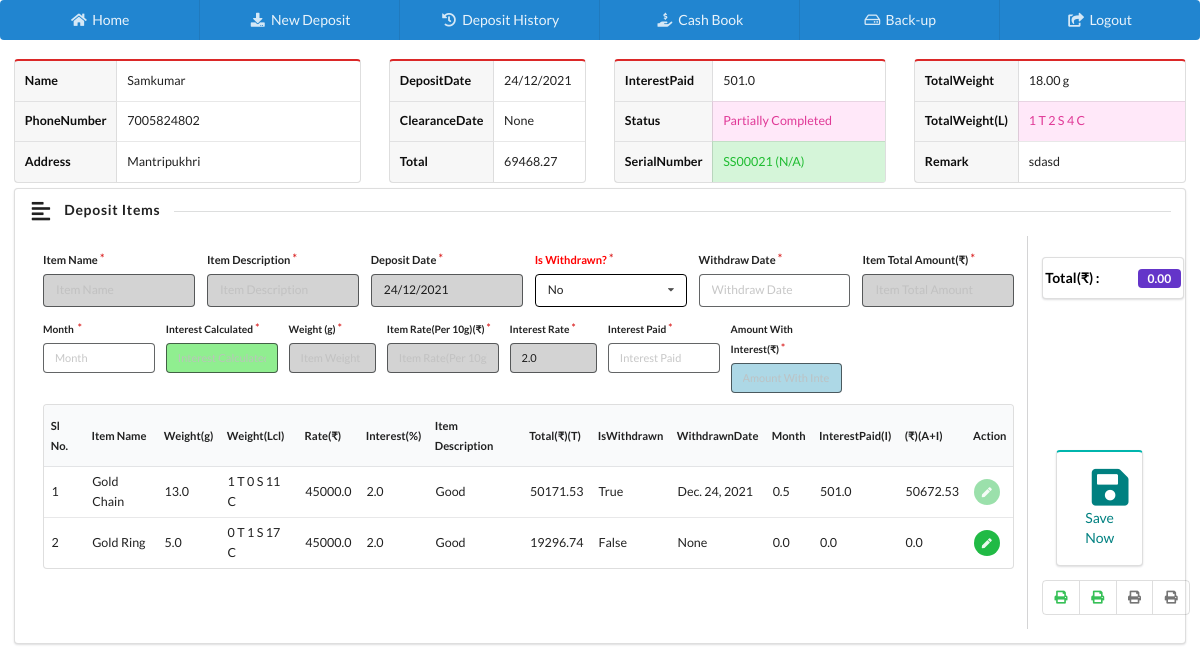
Before: /deposit_detail/21/ (signed in) with the older database file.
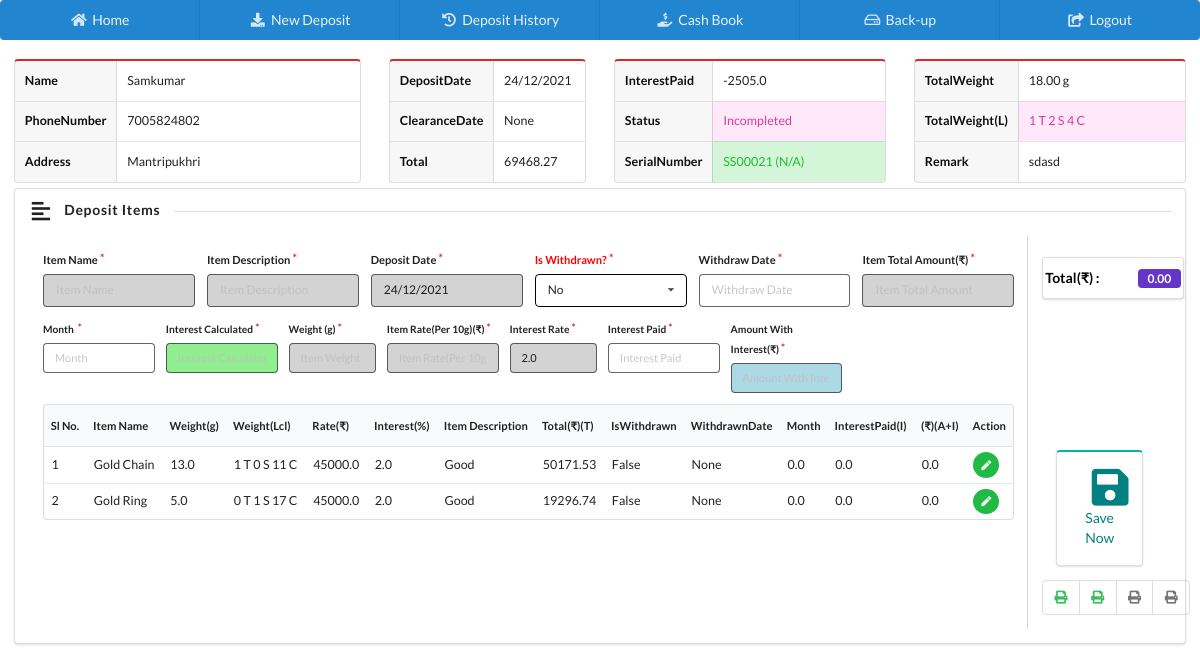
After: the same page with the newer database file.
### home/models.py (models this page shows, shortened)
class Deposit(models.Model):
    depositSerialID = models.CharField(max_length=200, blank=True, null=True)
    oldID = models.CharField(max_length=200, blank=True, null=True)
    customerName = models.CharField(max_length=200, blank=True, null=True)
    phone = models.CharField(max_length=20, blank=True, null=True)
    address = models.TextField(blank=True, null=True)
    depositDate = models.DateField(blank=True, null=True)
    statusID = models.ForeignKey(Status, blank=True, null=True, on_delete=models.CASCADE)
    totalAmount = models.FloatField(default=0.0)
    totalAmountPaid = models.FloatField(default=0.0)
    totalInterestPaid = models.FloatField(default=0.0)
    clearanceDate = models.DateField(blank=True, null=True)
    totalWeight = models.CharField(max_length=200, blank=True, null=True)
    totalWeightL = models.CharField(max_length=200, blank=True, null=True)
    remark = models.TextField(blank=True, null=True)
    isDeleted = models.BooleanField(default=False)
    datetime = models.DateTimeField(auto_now_add=True, auto_now=False)
    lastUpdatedOn = models.DateTimeField(auto_now_add=False, auto_now=True)
    class Meta:
        verbose_name_plural = 'B) Deposit List'

class Status(models.Model):
    name = models.CharField(max_length=200, blank=True, null=True)
    isDeleted = models.BooleanField(default=False)
    datetime = models.DateTimeField(auto_now_add=True, auto_now=False)
    lastUpdatedOn = models.DateTimeField(auto_now_add=False, auto_now=True)
    def __str__(self):
        return self.name
    class Meta:
        verbose_name_plural = 'A) Status List'

class DepositItem(models.Model):
    depositID = models.ForeignKey(Deposit, blank=True, null=True, on_delete=models.CASCADE)
    itemName = models.CharField(max_length=300, blank=True, null=True)
    weight = models.FloatField(default=0.0)
    tola =  models.IntegerField(default=0)
    san =  models.IntegerField(default=0)
    chaning =  models.IntegerField(default=0)
    itemRatePerTenGram = models.FloatField(default=0.0)
    interestRate = models.FloatField(default=0.0)
    description = models.TextField(blank=True, null=True)
    itemAmount = models.FloatField(default=0.0)
    isWithdrawn = models.BooleanField(default=False)
    withdrawalDate = models.DateField(blank=True, null=True)
    interestPaid = models.FloatField(default=0.0)
    total = models.FloatField(default=0.0)
    month = models.FloatField(default=0.0)
    isDeleted = models.BooleanField(default=False)
    datetime = models.DateTimeField(auto_now_add=True, auto_now=False)
    lastUpdatedOn = models.DateTimeField(auto_now_add=False, auto_now=True)
    class Meta:
        verbose_name_plural = 'C) Deposit Item List'

### home/views.py (the view)
# urls.py: path('deposit_detail/<int:id>/', deposit_detail, name='deposit_detail'),
@is_activated()
def deposit_detail(request, id=None):
    if request.user.is_authenticated:
        instance = get_object_or_404(Deposit, id=int(id))
        items = DepositItem.objects.filter(depositID_id=instance.pk)
        context = {
            'instance': instance,
            'items': items
        }
        return render(request, 'home/depositDetail.html', context)
    else:
        return redirect('homeApp:loginPage')

### activation/views.py (called while the page is built)
def is_activated():
    def _is_activated(view_func):
        @wraps(view_func)
        def wrapper(request, *args, **kwargs):
            try:
                val = Validity.objects.last()
                if val.expiryDate < datetime.today().date():
                    return redirect('/activate/')
                return view_func(request, *args, **kwargs)
            except:
                return view_func(request, *args, **kwargs)
        return wrapper
    return _is_activated

### home/templates/home/depositDetail.html (shortened to what the changed rows need)
{% extends 'home/index.html' %}
{% block body %}
    <div class="ui padded grid">
        <div class="row" style="padding-bottom: 5px!important;padding-top: 5px!important;">
            <div class="five wide column">
                <table class="ui red definition table">
                    <tbody>
                    <tr>
                        <td class="two wide column">Name</td>
                        <td id="Name">{{ instance.customerName }}</td>
                    </tr>
                    <tr>
                        <td>PhoneNumber</td>
                        <td id="Phone">{{ instance.phone }}</td>
                    </tr>
                    <tr>
                        <td>Address</td>
                        <td id="Address">{{ instance.address }}</td>
                    </tr>
                    </tbody>
                </table>
            </div>
            <div class="three wide column">
                <table class="ui red definition table">
                    <tbody>
                    <tr>
                        <td class="two wide column">DepositDate</td>
                        <td id="DepositDate">{{ instance.depositDate|date:"d/m/Y" }}</td>
                    </tr>
                    <tr>
                        <td>ClearanceDate</td>
                        <td id="ClearanceDate">{{ instance.clearanceDate }}</td>
                    </tr>
                    <tr>
                        <td>Total</td>
                        <td id="TotalAmount">{{ instance.totalAmount }}</td>
                    </tr>
                    </tbody>
                </table>
            </div>
            <div class="four wide column">
                <table class="ui red definition table">
                    <tbody>
                    <tr>
                        <td class="two wide column">InterestPaid</td>
                        <td id="TotalInterestPaid">{{ instance.totalInterestPaid }}</td>
                    </tr>
                    <tr>
                        <td>Status</td>
                        <td id="Status" class="pink">{{ instance.statusID }}</td>
                    </tr>
                    <tr>
                        <td>SerialNumber</td>
                        <td id="DepositSerialID" class="green">{{ instance.depositSerialID }} ({{ instance.oldID }})</td>
                    </tr>
                    </tbody>
                </table>
            </div>
            <div class="four wide column">
                                <table class="ui red definition table">
                                  <tbody>
                                    <tr>
                                      <td class="two wide column">TotalWeight</td>
                                      <td id="totalWeight">{{ instance.totalWeight }} g</td>
                                    </tr>
                                    <tr>
                                      <td>TotalWeight(L)</td>
                                      <td id="totalWeightL" class="pink">{{ instance.totalWeightL }}</td>
                                    </tr>    <tr>
                                      <td>Remark</td>
                                      <td id="remark">{{ instance.remark }}</td>
                                    </tr>
                                  </tbody>
                                </table>
                                </div>
        </div>
        <div class="sixteen wide column">
            <div class="ui segment" style="min-height: 450px;">
                <div class="ui internally celled  grid">
                    <div class="fourteen wide column">
                        <table class="ui very compact table " id="itemTable" style="font-size: 0.8em">
                            <thead>
                            <tr>
                                <th>Sl No.</th>
                                <th>Item Name</th>
                                <th>Weight(g)</th>
                                <th>Weight(Lcl)</th>
                                <th>Rate(₹)</th>
                                <th>Interest(%)</th>
                                <th>Item Description</th>
                                <th>Total(₹)(T)</th>
                                <th>IsWithdrawn</th>
                                <th>WithdrawnDate</th>
                                <th>Month</th>
                                <th>InterestPaid(I)</th>
                                <th>(₹)(A+I)</th>
                                <th>Action</th>
                            </tr>
                            </thead>
                            <tbody>
                            {% for item in items %}
                                <tr id="{{ item.pk }}">
                                    <td id="row{{ item.pk }}">{{ forloop.counter }}</td>
                                    <td id="itemName{{ item.pk }}">{{ item.itemName }}</td>
                                    <td id="itemWeight{{ item.pk }}">{{ item.weight }}</td>
                                    <td id="itemWeightLocal{{ item.pk }}">{{ item.tola }} T {{ item.san }} S {{ item.chaning }} C </td>
                                    <td id="itemRate{{ item.pk }}">{{ item.itemRatePerTenGram }}</td>
                                    <td id="itemInterestRate{{ item.pk }}">{{ item.interestRate }}</td>
                                    <td id="itemDescription{{ item.pk }}">{{ item.description }}</td>
                                    <td id="itemTotalAmount{{ item.pk }}">{{ item.itemAmount }}</td>
                                    <td id="isWithdrawn{{ item.pk }}">{{ item.isWithdrawn }}</td>
                                    <td id="withdrawalDate{{ item.pk }}">{{ item.withdrawalDate }}</td>
                                    <td id="month{{ item.pk }}">{{ item.month }}</td>
                                    <td id="interestPaid{{ item.pk }}">{{ item.interestPaid }}</td>
                                    <td id="amountWithInterest{{ item.pk }}">{{ item.total }}</td>
                                    <td>
                                        <button style="font-size:10px;"
                                                onclick="GetItemDetail('{{ item.pk }}')"
                                                {% if item.isWithdrawn == True %} disabled {% else %} {% endif %}
                                                class="ui circular facebook icon button green"><i class="pen icon"></i>
                                        </button>
                                    </td>
                                </tr>
                            {% endfor %}
                            </tbody>
                        </table>
                    </div>
                </div>
            </div>
        </div>
    </div>
{% endblock %}

Changed rows visible on the page:
changed Deposit "Samkumar": totalInterestPaid "501.0" → "-2505.0"; statusID "Partially Completed" → "Incompleted"
changed DepositItem "Gold Chain": isWithdrawn "True" → "False"; withdrawalDate "Dec. 24, 2021" → "None"; month "0.5" → "0.0"; interestPaid "501.0" → "0.0"; total "50672.53" → "0.0"
